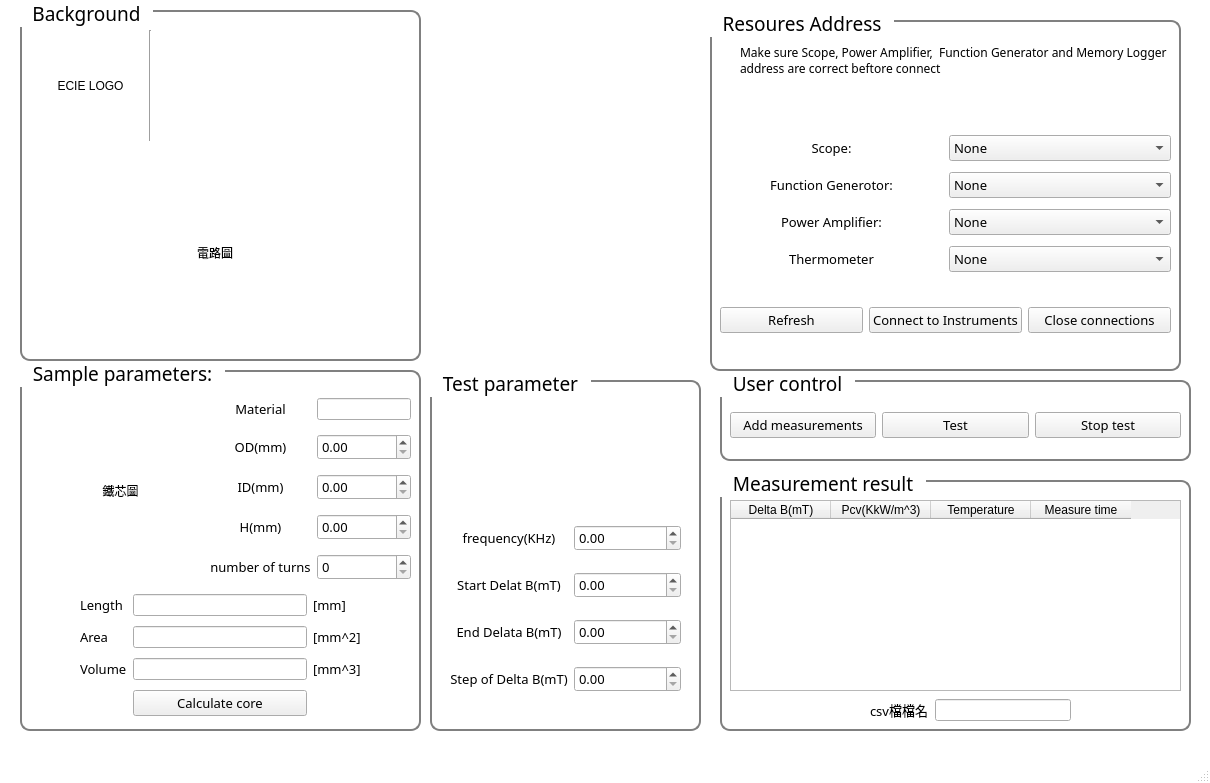
<?xml version="1.0" encoding="UTF-8"?>
<ui version="4.0">
 <class>MainWindow</class>
 <widget class="QMainWindow" name="MainWindow">
  <property name="geometry">
   <rect>
    <x>0</x>
    <y>0</y>
    <width>1210</width>
    <height>783</height>
   </rect>
  </property>
  <property name="font">
   <font>
    <family>Ebrima</family>
    <pointsize>10</pointsize>
   </font>
  </property>
  <property name="windowTitle">
   <string>MainWindow</string>
  </property>
  <property name="styleSheet">
   <string notr="true">QMainWindow {
    background-color: white;
}
</string>
  </property>
  <widget class="QWidget" name="Resource_QWidget">
   <widget class="QGroupBox" name="Resource_group">
    <property name="geometry">
     <rect>
      <x>710</x>
      <y>10</y>
      <width>471</width>
      <height>361</height>
     </rect>
    </property>
    <property name="font">
     <font>
      <family>Ebrima</family>
      <pointsize>14</pointsize>
     </font>
    </property>
    <property name="styleSheet">
     <string notr="true">QGroupBox {
    border: 1.5px solid gray;
    border-radius: 10px;
    padding: 10px;  /* 增加內邊距，讓內容與邊框保持距離 */
    margin-top: 10px;  /* 確保標題與內容之間有適當距離 */
}
QGroupBox::title {
    subcontrol-origin: margin;
    subcontrol-position: top left;  /* 調整標題的位置 */
    padding: 0 10px;  /* 給標題添加左右間距 */
}
</string>
    </property>
    <property name="title">
     <string>Resoures Address</string>
    </property>
    <widget class="QLabel" name="address_illustrate">
     <property name="geometry">
      <rect>
       <x>30</x>
       <y>20</y>
       <width>441</width>
       <height>61</height>
      </rect>
     </property>
     <property name="font">
      <font>
       <family>Ebrima</family>
      </font>
     </property>
     <property name="text">
      <string>Make sure Scope, Power Amplifier,  Function Generator and Memory Logger  address are correct beftore connect</string>
     </property>
     <property name="wordWrap">
      <bool>true</bool>
     </property>
    </widget>
    <widget class="QWidget" name="layoutWidget_2">
     <property name="geometry">
      <rect>
       <x>10</x>
       <y>120</y>
       <width>451</width>
       <height>151</height>
      </rect>
     </property>
     <layout class="QGridLayout" name="gridLayout_2" columnstretch="0,0">
      <item row="3" column="1">
       <widget class="QComboBox" name="Temp_address">
        <property name="font">
         <font>
          <family>Ebrima</family>
          <pointsize>10</pointsize>
         </font>
        </property>
        <item>
         <property name="text">
          <string>None</string>
         </property>
        </item>
       </widget>
      </item>
      <item row="0" column="0">
       <widget class="QLabel" name="scope">
        <property name="font">
         <font>
          <family>Ebrima</family>
          <pointsize>10</pointsize>
         </font>
        </property>
        <property name="text">
         <string>Scope:</string>
        </property>
        <property name="alignment">
         <set>Qt::AlignCenter</set>
        </property>
       </widget>
      </item>
      <item row="1" column="0">
       <widget class="QLabel" name="FG">
        <property name="font">
         <font>
          <family>Ebrima</family>
          <pointsize>10</pointsize>
         </font>
        </property>
        <property name="text">
         <string>Function Generotor:</string>
        </property>
        <property name="alignment">
         <set>Qt::AlignCenter</set>
        </property>
       </widget>
      </item>
      <item row="0" column="1">
       <widget class="QComboBox" name="Scope_address">
        <property name="font">
         <font>
          <family>Ebrima</family>
          <pointsize>10</pointsize>
         </font>
        </property>
        <item>
         <property name="text">
          <string>None</string>
         </property>
        </item>
       </widget>
      </item>
      <item row="3" column="0">
       <widget class="QLabel" name="temp">
        <property name="font">
         <font>
          <family>Ebrima</family>
          <pointsize>10</pointsize>
         </font>
        </property>
        <property name="text">
         <string>Thermometer</string>
        </property>
        <property name="alignment">
         <set>Qt::AlignCenter</set>
        </property>
       </widget>
      </item>
      <item row="1" column="1">
       <widget class="QComboBox" name="FG_address">
        <property name="font">
         <font>
          <family>Ebrima</family>
          <pointsize>10</pointsize>
         </font>
        </property>
        <item>
         <property name="text">
          <string>None</string>
         </property>
        </item>
       </widget>
      </item>
      <item row="2" column="1">
       <widget class="QComboBox" name="Amp_address">
        <property name="font">
         <font>
          <family>Ebrima</family>
          <pointsize>10</pointsize>
         </font>
        </property>
        <item>
         <property name="text">
          <string>None</string>
         </property>
        </item>
       </widget>
      </item>
      <item row="2" column="0">
       <widget class="QLabel" name="amp">
        <property name="font">
         <font>
          <family>Ebrima</family>
          <pointsize>10</pointsize>
         </font>
        </property>
        <property name="text">
         <string>Power Amplifier:</string>
        </property>
        <property name="alignment">
         <set>Qt::AlignCenter</set>
        </property>
       </widget>
      </item>
     </layout>
    </widget>
    <widget class="QWidget" name="horizontalLayoutWidget">
     <property name="geometry">
      <rect>
       <x>10</x>
       <y>280</y>
       <width>451</width>
       <height>61</height>
      </rect>
     </property>
     <layout class="QHBoxLayout" name="horizontalLayout">
      <item>
       <widget class="QPushButton" name="address_refresh">
        <property name="font">
         <font>
          <family>Ebrima</family>
          <pointsize>10</pointsize>
         </font>
        </property>
        <property name="text">
         <string>Refresh</string>
        </property>
       </widget>
      </item>
      <item>
       <widget class="QPushButton" name="connect_button">
        <property name="font">
         <font>
          <family>Ebrima</family>
          <pointsize>10</pointsize>
         </font>
        </property>
        <property name="text">
         <string>Connect to Instruments</string>
        </property>
       </widget>
      </item>
      <item>
       <widget class="QPushButton" name="close_connect_button">
        <property name="font">
         <font>
          <family>Ebrima</family>
          <pointsize>10</pointsize>
         </font>
        </property>
        <property name="text">
         <string>Close connections</string>
        </property>
       </widget>
      </item>
     </layout>
    </widget>
   </widget>
   <widget class="QGroupBox" name="groupBox_11">
    <property name="geometry">
     <rect>
      <x>720</x>
      <y>470</y>
      <width>471</width>
      <height>261</height>
     </rect>
    </property>
    <property name="font">
     <font>
      <family>Ebrima</family>
      <pointsize>14</pointsize>
     </font>
    </property>
    <property name="styleSheet">
     <string notr="true">QGroupBox {
    border: 1.5px solid gray;
    border-radius: 10px;
    padding: 10px;  /* 增加內邊距，讓內容與邊框保持距離 */
    margin-top: 10px;  /* 確保標題與內容之間有適當距離 */
}
QGroupBox::title {
    subcontrol-origin: margin;
    subcontrol-position: top left;  /* 調整標題的位置 */
    padding: 0 10px;  /* 給標題添加左右間距 */
}
</string>
    </property>
    <property name="title">
     <string>Measurement result</string>
    </property>
    <widget class="QTableWidget" name="result_table">
     <property name="geometry">
      <rect>
       <x>10</x>
       <y>30</y>
       <width>451</width>
       <height>191</height>
      </rect>
     </property>
     <property name="font">
      <font>
       <family>Ebrima</family>
       <pointsize>10</pointsize>
      </font>
     </property>
     <column>
      <property name="text">
       <string>Delta B(mT)</string>
      </property>
     </column>
     <column>
      <property name="text">
       <string>Pcv(KkW/m^3)</string>
      </property>
     </column>
     <column>
      <property name="text">
       <string>Temperature</string>
      </property>
     </column>
     <column>
      <property name="text">
       <string>Measure time</string>
      </property>
     </column>
    </widget>
    <widget class="QWidget" name="gridLayoutWidget_2">
     <property name="geometry">
      <rect>
       <x>150</x>
       <y>220</y>
       <width>201</width>
       <height>41</height>
      </rect>
     </property>
     <layout class="QGridLayout" name="gridLayout_3">
      <item row="0" column="0">
       <widget class="QLabel" name="label_4">
        <property name="font">
         <font>
          <family>Ebrima</family>
          <pointsize>10</pointsize>
         </font>
        </property>
        <property name="text">
         <string>csv檔檔名</string>
        </property>
       </widget>
      </item>
      <item row="0" column="1">
       <widget class="QLineEdit" name="CSV_file_name"/>
      </item>
     </layout>
    </widget>
   </widget>
   <widget class="QGroupBox" name="groupBox_6">
    <property name="geometry">
     <rect>
      <x>430</x>
      <y>370</y>
      <width>271</width>
      <height>361</height>
     </rect>
    </property>
    <property name="font">
     <font>
      <family>Ebrima</family>
      <pointsize>14</pointsize>
     </font>
    </property>
    <property name="styleSheet">
     <string notr="true">QGroupBox {
    border: 1.5px solid gray;
    border-radius: 10px;
    padding: 10px;  /* 增加內邊距，讓內容與邊框保持距離 */
    margin-top: 10px;  /* 確保標題與內容之間有適當距離 */
}
QGroupBox::title {
    subcontrol-origin: margin;
    subcontrol-position: top left;  /* 調整標題的位置 */
    padding: 0 10px;  /* 給標題添加左右間距 */
}
</string>
    </property>
    <property name="title">
     <string>Test parameter</string>
    </property>
    <widget class="QWidget" name="gridLayoutWidget_9">
     <property name="geometry">
      <rect>
       <x>20</x>
       <y>140</y>
       <width>231</width>
       <height>201</height>
      </rect>
     </property>
     <layout class="QGridLayout" name="gridLayout_11">
      <item row="1" column="0">
       <widget class="QLabel" name="test_start_deltaB">
        <property name="font">
         <font>
          <family>Ebrima</family>
          <pointsize>10</pointsize>
         </font>
        </property>
        <property name="text">
         <string>Start Delat B(mT)</string>
        </property>
        <property name="alignment">
         <set>Qt::AlignCenter</set>
        </property>
       </widget>
      </item>
      <item row="2" column="0">
       <widget class="QLabel" name="test_end_deltaB">
        <property name="font">
         <font>
          <family>Ebrima</family>
          <pointsize>10</pointsize>
         </font>
        </property>
        <property name="text">
         <string>End Delata B(mT)</string>
        </property>
        <property name="alignment">
         <set>Qt::AlignCenter</set>
        </property>
       </widget>
      </item>
      <item row="0" column="0">
       <widget class="QLabel" name="test_frequency">
        <property name="font">
         <font>
          <family>Ebrima</family>
          <pointsize>10</pointsize>
         </font>
        </property>
        <property name="text">
         <string>frequency(KHz)</string>
        </property>
        <property name="alignment">
         <set>Qt::AlignCenter</set>
        </property>
       </widget>
      </item>
      <item row="3" column="0">
       <widget class="QLabel" name="test_deltaB_setp">
        <property name="font">
         <font>
          <family>Ebrima</family>
          <pointsize>10</pointsize>
         </font>
        </property>
        <property name="text">
         <string>Step of Delta B(mT)</string>
        </property>
        <property name="alignment">
         <set>Qt::AlignCenter</set>
        </property>
       </widget>
      </item>
      <item row="1" column="1">
       <widget class="QDoubleSpinBox" name="test_start_deltaB_value">
        <property name="font">
         <font>
          <family>Ebrima</family>
          <pointsize>10</pointsize>
         </font>
        </property>
       </widget>
      </item>
      <item row="2" column="1">
       <widget class="QDoubleSpinBox" name="test_end_deltaB_value">
        <property name="font">
         <font>
          <family>Ebrima</family>
          <pointsize>10</pointsize>
         </font>
        </property>
       </widget>
      </item>
      <item row="3" column="1">
       <widget class="QDoubleSpinBox" name="test_deltaB_step_value">
        <property name="font">
         <font>
          <family>Ebrima</family>
          <pointsize>10</pointsize>
         </font>
        </property>
       </widget>
      </item>
      <item row="0" column="1">
       <widget class="QDoubleSpinBox" name="test_frequency_value">
        <property name="font">
         <font>
          <family>Ebrima</family>
          <pointsize>10</pointsize>
         </font>
        </property>
       </widget>
      </item>
     </layout>
    </widget>
   </widget>
   <widget class="QGroupBox" name="groupBox_8">
    <property name="geometry">
     <rect>
      <x>20</x>
      <y>0</y>
      <width>401</width>
      <height>361</height>
     </rect>
    </property>
    <property name="font">
     <font>
      <family>Ebrima</family>
      <pointsize>14</pointsize>
     </font>
    </property>
    <property name="styleSheet">
     <string notr="true">QGroupBox {
    border: 1.5px solid gray;
    border-radius: 10px;
    padding: 10px;  /* 增加內邊距，讓內容與邊框保持距離 */
    margin-top: 10px;  /* 確保標題與內容之間有適當距離 */
}
QGroupBox::title {
    subcontrol-origin: margin;
    subcontrol-position: top left;  /* 調整標題的位置 */
    padding: 0 10px;  /* 給標題添加左右間距 */
}
</string>
    </property>
    <property name="title">
     <string>Background</string>
    </property>
    <widget class="QLabel" name="circuit_image">
     <property name="geometry">
      <rect>
       <x>50</x>
       <y>150</y>
       <width>290</width>
       <height>205</height>
      </rect>
     </property>
     <property name="styleSheet">
      <string notr="true"/>
     </property>
     <property name="text">
      <string>電路圖</string>
     </property>
     <property name="alignment">
      <set>Qt::AlignCenter</set>
     </property>
    </widget>
    <widget class="QLabel" name="ECIE_image">
     <property name="geometry">
      <rect>
       <x>10</x>
       <y>30</y>
       <width>121</width>
       <height>111</height>
      </rect>
     </property>
     <property name="text">
      <string>ECIE LOGO</string>
     </property>
     <property name="alignment">
      <set>Qt::AlignCenter</set>
     </property>
    </widget>
    <widget class="Line" name="line">
     <property name="geometry">
      <rect>
       <x>120</x>
       <y>30</y>
       <width>20</width>
       <height>111</height>
      </rect>
     </property>
     <property name="orientation">
      <enum>Qt::Vertical</enum>
     </property>
    </widget>
   </widget>
   <widget class="QGroupBox" name="groupBox_5">
    <property name="geometry">
     <rect>
      <x>20</x>
      <y>360</y>
      <width>401</width>
      <height>371</height>
     </rect>
    </property>
    <property name="font">
     <font>
      <family>Ebrima</family>
      <pointsize>14</pointsize>
     </font>
    </property>
    <property name="styleSheet">
     <string notr="true">QGroupBox {
    border: 1.5px solid gray;
    border-radius: 10px;
    padding: 10px;  /* 增加內邊距，讓內容與邊框保持距離 */
    margin-top: 10px;  /* 確保標題與內容之間有適當距離 */
}
QGroupBox::title {
    subcontrol-origin: margin;
    subcontrol-position: top left;  /* 調整標題的位置 */
    padding: 0 10px;  /* 給標題添加左右間距 */
}
</string>
    </property>
    <property name="title">
     <string>Sample parameters:</string>
    </property>
    <widget class="QWidget" name="gridLayoutWidget_7">
     <property name="geometry">
      <rect>
       <x>190</x>
       <y>30</y>
       <width>201</width>
       <height>201</height>
      </rect>
     </property>
     <layout class="QGridLayout" name="gridLayout_9">
      <item row="0" column="1">
       <widget class="QLineEdit" name="core_type"/>
      </item>
      <item row="3" column="0">
       <widget class="QLabel" name="height">
        <property name="font">
         <font>
          <family>Ebrima</family>
          <pointsize>10</pointsize>
         </font>
        </property>
        <property name="text">
         <string>H(mm)</string>
        </property>
        <property name="alignment">
         <set>Qt::AlignCenter</set>
        </property>
       </widget>
      </item>
      <item row="3" column="1">
       <widget class="QDoubleSpinBox" name="core_he">
        <property name="font">
         <font>
          <family>Ebrima</family>
          <pointsize>10</pointsize>
         </font>
        </property>
       </widget>
      </item>
      <item row="4" column="0">
       <widget class="QLabel" name="number_of_turns">
        <property name="font">
         <font>
          <family>Ebrima</family>
          <pointsize>10</pointsize>
         </font>
        </property>
        <property name="text">
         <string>number of turns</string>
        </property>
        <property name="alignment">
         <set>Qt::AlignCenter</set>
        </property>
       </widget>
      </item>
      <item row="4" column="1">
       <widget class="QSpinBox" name="core_turn">
        <property name="font">
         <font>
          <family>Ebrima</family>
          <pointsize>10</pointsize>
         </font>
        </property>
       </widget>
      </item>
      <item row="1" column="1">
       <widget class="QDoubleSpinBox" name="core_od">
        <property name="font">
         <font>
          <family>Ebrima</family>
          <pointsize>10</pointsize>
         </font>
        </property>
       </widget>
      </item>
      <item row="2" column="1">
       <widget class="QDoubleSpinBox" name="core_id">
        <property name="maximumSize">
         <size>
          <width>121</width>
          <height>16777215</height>
         </size>
        </property>
        <property name="font">
         <font>
          <family>Ebrima</family>
          <pointsize>10</pointsize>
         </font>
        </property>
        <property name="toolTip">
         <string>&lt;html&gt;&lt;head/&gt;&lt;body&gt;&lt;p align=&quot;center&quot;&gt;&lt;span style=&quot; font-weight:600;&quot;&gt;&lt;br/&gt;&lt;/span&gt;&lt;/p&gt;&lt;/body&gt;&lt;/html&gt;</string>
        </property>
       </widget>
      </item>
      <item row="1" column="0">
       <widget class="QLabel" name="outter_diameter">
        <property name="font">
         <font>
          <family>Ebrima</family>
          <pointsize>10</pointsize>
         </font>
        </property>
        <property name="text">
         <string>OD(mm)</string>
        </property>
        <property name="alignment">
         <set>Qt::AlignCenter</set>
        </property>
       </widget>
      </item>
      <item row="2" column="0">
       <widget class="QLabel" name="inner_diameter">
        <property name="font">
         <font>
          <family>Ebrima</family>
          <pointsize>10</pointsize>
         </font>
        </property>
        <property name="text">
         <string>ID(mm)</string>
        </property>
        <property name="alignment">
         <set>Qt::AlignCenter</set>
        </property>
       </widget>
      </item>
      <item row="0" column="0">
       <widget class="QLabel" name="material">
        <property name="font">
         <font>
          <family>Ebrima</family>
          <pointsize>10</pointsize>
         </font>
        </property>
        <property name="text">
         <string>Material</string>
        </property>
        <property name="alignment">
         <set>Qt::AlignCenter</set>
        </property>
       </widget>
      </item>
     </layout>
    </widget>
    <widget class="QLabel" name="core_image">
     <property name="geometry">
      <rect>
       <x>10</x>
       <y>30</y>
       <width>181</width>
       <height>201</height>
      </rect>
     </property>
     <property name="styleSheet">
      <string notr="true"/>
     </property>
     <property name="text">
      <string>鐵芯圖</string>
     </property>
     <property name="alignment">
      <set>Qt::AlignCenter</set>
     </property>
    </widget>
    <widget class="QWidget" name="gridLayoutWidget_8">
     <property name="geometry">
      <rect>
       <x>60</x>
       <y>230</y>
       <width>281</width>
       <height>131</height>
      </rect>
     </property>
     <layout class="QGridLayout" name="gridLayout_10">
      <item row="2" column="2">
       <widget class="QLabel" name="label_3">
        <property name="font">
         <font>
          <family>Ebrima</family>
          <pointsize>10</pointsize>
         </font>
        </property>
        <property name="text">
         <string>[mm^3]</string>
        </property>
       </widget>
      </item>
      <item row="1" column="2">
       <widget class="QLabel" name="label_2">
        <property name="font">
         <font>
          <family>Ebrima</family>
          <pointsize>10</pointsize>
         </font>
        </property>
        <property name="text">
         <string>[mm^2]</string>
        </property>
       </widget>
      </item>
      <item row="0" column="2">
       <widget class="QLabel" name="label">
        <property name="font">
         <font>
          <family>Ebrima</family>
          <pointsize>10</pointsize>
         </font>
        </property>
        <property name="text">
         <string>[mm]</string>
        </property>
       </widget>
      </item>
      <item row="0" column="1">
       <widget class="QLineEdit" name="core_length"/>
      </item>
      <item row="1" column="0">
       <widget class="QLabel" name="Area">
        <property name="font">
         <font>
          <family>Ebrima</family>
          <pointsize>10</pointsize>
         </font>
        </property>
        <property name="text">
         <string>Area</string>
        </property>
       </widget>
      </item>
      <item row="2" column="0">
       <widget class="QLabel" name="Volume">
        <property name="font">
         <font>
          <family>Ebrima</family>
          <pointsize>10</pointsize>
         </font>
        </property>
        <property name="text">
         <string>Volume</string>
        </property>
       </widget>
      </item>
      <item row="0" column="0">
       <widget class="QLabel" name="Length">
        <property name="font">
         <font>
          <family>Ebrima</family>
          <pointsize>10</pointsize>
         </font>
        </property>
        <property name="text">
         <string>Length</string>
        </property>
       </widget>
      </item>
      <item row="1" column="1">
       <widget class="QLineEdit" name="core_area"/>
      </item>
      <item row="2" column="1">
       <widget class="QLineEdit" name="core_volume"/>
      </item>
      <item row="3" column="1">
       <widget class="QPushButton" name="calculate_core">
        <property name="font">
         <font>
          <family>Ebrima</family>
          <pointsize>10</pointsize>
         </font>
        </property>
        <property name="text">
         <string>Calculate core</string>
        </property>
       </widget>
      </item>
     </layout>
    </widget>
   </widget>
   <widget class="QGroupBox" name="groupBox_9">
    <property name="geometry">
     <rect>
      <x>720</x>
      <y>370</y>
      <width>471</width>
      <height>91</height>
     </rect>
    </property>
    <property name="font">
     <font>
      <family>Ebrima</family>
      <pointsize>14</pointsize>
     </font>
    </property>
    <property name="styleSheet">
     <string notr="true">QGroupBox {
    border: 1.5px solid gray;
    border-radius: 10px;
    padding: 10px;  /* 增加內邊距，讓內容與邊框保持距離 */
    margin-top: 10px;  /* 確保標題與內容之間有適當距離 */
}
QGroupBox::title {
    subcontrol-origin: margin;
    subcontrol-position: top left;  /* 調整標題的位置 */
    padding: 0 10px;  /* 給標題添加左右間距 */
}
</string>
    </property>
    <property name="title">
     <string>User control</string>
    </property>
    <widget class="QWidget" name="gridLayoutWidget">
     <property name="geometry">
      <rect>
       <x>10</x>
       <y>30</y>
       <width>451</width>
       <height>51</height>
      </rect>
     </property>
     <layout class="QGridLayout" name="gridLayout">
      <item row="0" column="0">
       <widget class="QPushButton" name="add_measurement">
        <property name="font">
         <font>
          <family>Ebrima</family>
          <pointsize>10</pointsize>
         </font>
        </property>
        <property name="text">
         <string>Add measurements</string>
        </property>
       </widget>
      </item>
      <item row="0" column="1">
       <widget class="QPushButton" name="test_button">
        <property name="font">
         <font>
          <family>Ebrima</family>
          <pointsize>10</pointsize>
         </font>
        </property>
        <property name="text">
         <string>Test</string>
        </property>
       </widget>
      </item>
      <item row="0" column="2">
       <widget class="QPushButton" name="stop_test">
        <property name="font">
         <font>
          <family>Ebrima</family>
          <pointsize>10</pointsize>
         </font>
        </property>
        <property name="text">
         <string>Stop test</string>
        </property>
       </widget>
      </item>
     </layout>
    </widget>
   </widget>
  </widget>
  <widget class="QMenuBar" name="menubar">
   <property name="geometry">
    <rect>
     <x>0</x>
     <y>0</y>
     <width>1210</width>
     <height>25</height>
    </rect>
   </property>
  </widget>
  <widget class="QStatusBar" name="statusbar"/>
 </widget>
 <resources/>
 <connections/>
</ui>
